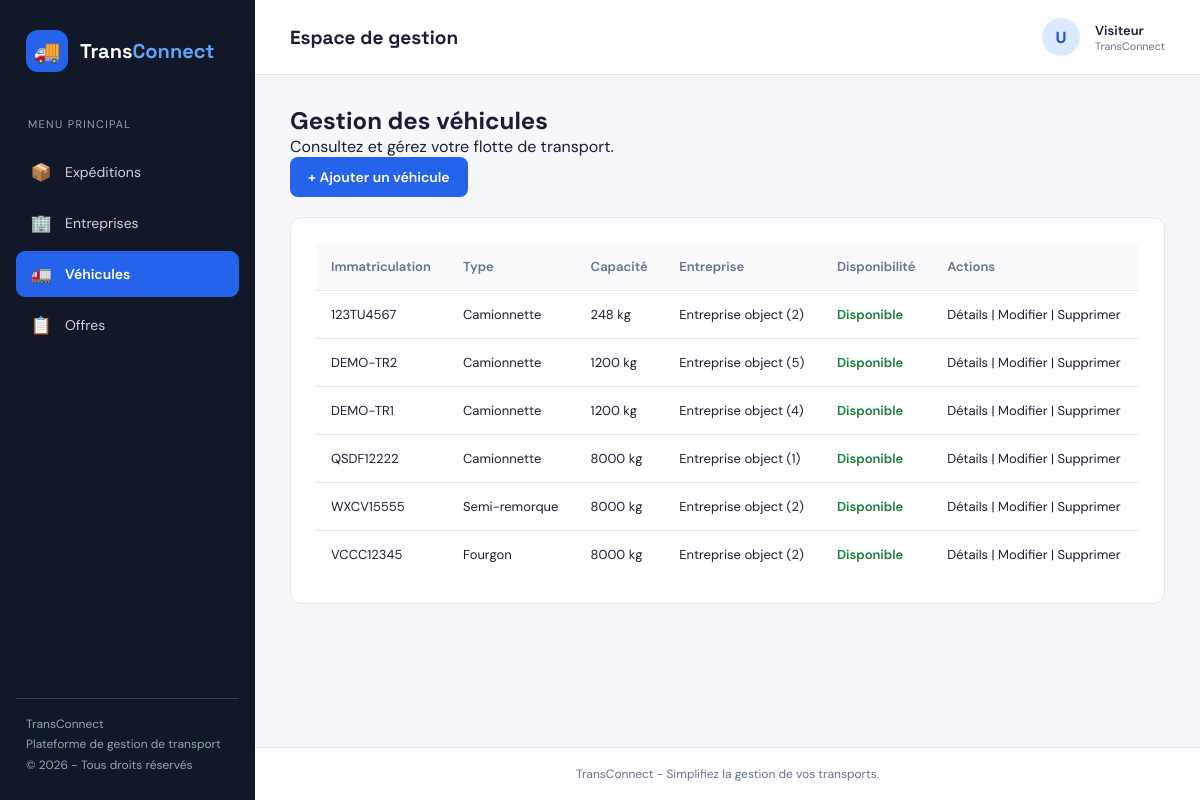
Page /vehicules/ on the committed database.
### VehiculesApp/models.py (models this page shows, shortened)
class Vehicule(models.Model):
    TYPE_VEHICULE_CHOICES = [
        ('camionnette', 'Camionnette'),
        ('fourgon', 'Fourgon'),
        ('camion_porteur', 'Camion porteur'),
        ('semi_remorque', 'Semi-remorque'),
    ]
    immatriculation = models.CharField(max_length=20, unique=True)
    capacite_kg = models.PositiveIntegerField(
        validators=[MinValueValidator(1, "La capacite doit etre superieure a 0 kg.")]
    )
    type_vehicule = models.CharField(max_length=30, choices=TYPE_VEHICULE_CHOICES)
    disponible = models.BooleanField(default=True)
    entreprise = models.ForeignKey(
        'EntreprisesApp.Entreprise',
        on_delete=models.CASCADE,
        related_name='vehicules'
    )
    created_at = models.DateTimeField(auto_now_add=True)
    updated_at = models.DateTimeField(auto_now=True)
    created_at = models.DateTimeField(auto_now_add=True)
    updated_at = models.DateTimeField(auto_now=True)

### EntreprisesApp/models.py (models this page shows)
class Entreprise(models.Model):
    raison_sociale = models.CharField(max_length=200, null=False, blank=False)
    matricule_fiscal = models.CharField(max_length=17, null=False, blank=False, unique=True, validators=[matricule_fiscal_validator])
    adresse = models.TextField(validators=[MinLengthValidator(20, "Ladresse doit contenir au moins 20 caracteres")])
    type_entreprise = models.CharField(max_length=100, choices=[('chargeur', 'Chargeur'), ('transporteur', 'Transporteur')])
    created_at = models.DateTimeField(auto_now_add=True)
    updated_at = models.DateTimeField(auto_now=True)
    gerant = models.OneToOneField(Utilisateur, on_delete=models.CASCADE, related_name='entreprise')

### VehiculesApp/views.py (the view)
# urls.py: path('', VehiculeListView.as_view(), name='list'),
class VehiculeListView(ListView):
    model = Vehicule
    template_name = 'vehicule/liste.html'
    context_object_name = 'vehicules'
    queryset = Vehicule.objects.select_related('entreprise').order_by('-created_at')

### templates/vehicule/liste.html (shortened to what this page needs)
{% extends 'base.html' %}
{% block content %}
<div class="form-page">
    <h1>Gestion des véhicules</h1>
    <p>Consultez et gérez votre flotte de transport.</p>
    <a href="{% url 'vehicule:create' %}" class="btn-primary">
        + Ajouter un véhicule
    </a>
    <div class="form-card">
        <table>
            <thead>
                <tr>
                    <th>Immatriculation</th>
                    <th>Type</th>
                    <th>Capacité</th>
                    <th>Entreprise</th>
                    <th>Disponibilité</th>
                    <th>Actions</th>
                </tr>
            </thead>
            <tbody>
                {% for vehicule in vehicules %}
                <tr>
                    <td>{{ vehicule.immatriculation }}</td>
                    <td>{{ vehicule.get_type_vehicule_display }}</td>
                    <td>{{ vehicule.capacite_kg }} kg</td>
                    <td>{{ vehicule.entreprise }}</td>
                    <td>
                        {% if vehicule.disponible %}
                            <span class="status-success">Disponible</span>
                        {% else %}
                            <span class="status-danger">Indisponible</span>
                        {% endif %}
                    </td>
                    <td>
                        <a href="{% url 'vehicule:detail' vehicule.pk %}">Détails</a>
                        |
                        <a href="{% url 'vehicule:update' vehicule.pk %}">Modifier</a>
                        |
                        <a href="{% url 'vehicule:delete' vehicule.pk %}">Supprimer</a>
                    </td>
                </tr>
                {% empty %}
                <tr>
                    <td colspan="6">Aucun véhicule enregistré.</td>
                </tr>
                {% endfor %}
            </tbody>
        </table>
    </div>
</div>
{% endblock %}

### templates/base.html (style rules this page uses)
:root { --route: #2563eb; --route-dark: #1d4ed8; --background: #f5f7fb; --card: #ffffff; --line: #e5e7eb; --text: #172033; --muted: #64748b; --sidebar: #111827; --sidebar-text: #cbd5e1; --success: #15803d; --danger: #dc2626; --warning: #d97706; }
* { margin: 0; padding: 0; box-sizing: border-box; }
body { font-family: 'DM Sans', sans-serif; background: var(--background); color: var(--text); min-height: 100vh; }
a { text-decoration: none; color: inherit; }
table { width: 100%; border-collapse: collapse; }
th, td { padding: 15px; text-align: left; border-bottom: 1px solid var(--line); font-size: 13px; }
th { background: #f8fafc; color: var(--muted); font-weight: 600; }
tr:last-child td { border-bottom: none; }
.btn-primary { display: inline-block; background: var(--route); color: white; border: none; padding: 11px 18px; border-radius: 8px; font-family: inherit; font-size: 14px; font-weight: 600; cursor: pointer; transition: .2s; }
.form-page { max-width: 1100px; margin: 0 auto; }
.form-card { background: white; border: 1px solid var(--line); border-radius: 12px; padding: 25px; margin-top: 20px; }
.status-success { color: var(--success); font-weight: 600; }

### rows in the picture
Vehicule: immatriculation "123TU4567", type_vehicule "Camionnette", capacite_kg "248", entreprise "Entreprise object (2)", disponible "Disponible"
Vehicule: immatriculation "DEMO-TR2", type_vehicule "Camionnette", capacite_kg "1200", entreprise "Entreprise object (5)", disponible "Disponible"
Vehicule: immatriculation "DEMO-TR1", type_vehicule "Camionnette", capacite_kg "1200", entreprise "Entreprise object (4)", disponible "Disponible"
Vehicule: immatriculation "QSDF12222", type_vehicule "Camionnette", capacite_kg "8000", entreprise "Entreprise object (1)", disponible "Disponible"
Vehicule: immatriculation "WXCV15555", type_vehicule "Semi-remorque", capacite_kg "8000", entreprise "Entreprise object (2)", disponible "Disponible"
Vehicule: immatriculation "VCCC12345", type_vehicule "Fourgon", capacite_kg "8000", entreprise "Entreprise object (2)", disponible "Disponible"
